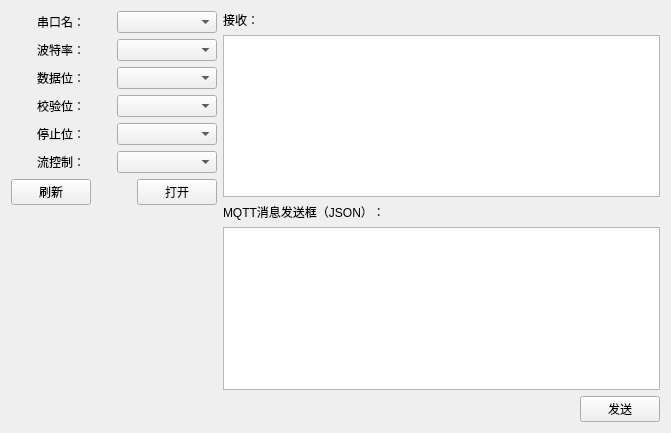
<?xml version="1.0" encoding="UTF-8"?>
<ui version="4.0">
 <class>MainWidget</class>
 <widget class="QWidget" name="MainWidget">
  <property name="geometry">
   <rect>
    <x>0</x>
    <y>0</y>
    <width>671</width>
    <height>433</height>
   </rect>
  </property>
  <property name="windowTitle">
   <string>MainWidget</string>
  </property>
  <layout class="QHBoxLayout" name="horizontalLayout_16" stretch="0,1">
   <item>
    <layout class="QVBoxLayout" name="verticalLayout_2">
     <item>
      <layout class="QHBoxLayout" name="horizontalLayout_9">
       <item>
        <widget class="QLabel" name="labPortName">
         <property name="text">
          <string>串口名：</string>
         </property>
         <property name="alignment">
          <set>Qt::AlignCenter</set>
         </property>
        </widget>
       </item>
       <item>
        <widget class="QComboBox" name="boxPortName"/>
       </item>
      </layout>
     </item>
     <item>
      <layout class="QHBoxLayout" name="horizontalLayout_10">
       <item>
        <widget class="QLabel" name="labBaudRate">
         <property name="text">
          <string>波特率：</string>
         </property>
         <property name="alignment">
          <set>Qt::AlignCenter</set>
         </property>
        </widget>
       </item>
       <item>
        <widget class="QComboBox" name="boxBaudRate"/>
       </item>
      </layout>
     </item>
     <item>
      <layout class="QHBoxLayout" name="horizontalLayout_11">
       <item>
        <widget class="QLabel" name="labDataBits">
         <property name="text">
          <string>数据位：</string>
         </property>
         <property name="alignment">
          <set>Qt::AlignCenter</set>
         </property>
        </widget>
       </item>
       <item>
        <widget class="QComboBox" name="boxDataBits"/>
       </item>
      </layout>
     </item>
     <item>
      <layout class="QHBoxLayout" name="horizontalLayout_12">
       <item>
        <widget class="QLabel" name="labParity">
         <property name="text">
          <string>校验位：</string>
         </property>
         <property name="alignment">
          <set>Qt::AlignCenter</set>
         </property>
        </widget>
       </item>
       <item>
        <widget class="QComboBox" name="boxParity"/>
       </item>
      </layout>
     </item>
     <item>
      <layout class="QHBoxLayout" name="horizontalLayout_13">
       <item>
        <widget class="QLabel" name="labStopBits">
         <property name="text">
          <string>停止位：</string>
         </property>
         <property name="alignment">
          <set>Qt::AlignCenter</set>
         </property>
        </widget>
       </item>
       <item>
        <widget class="QComboBox" name="boxStopBits"/>
       </item>
      </layout>
     </item>
     <item>
      <layout class="QHBoxLayout" name="horizontalLayout_14">
       <item>
        <widget class="QLabel" name="labFlowControl">
         <property name="text">
          <string>流控制：</string>
         </property>
         <property name="alignment">
          <set>Qt::AlignCenter</set>
         </property>
        </widget>
       </item>
       <item>
        <widget class="QComboBox" name="boxFlowControl"/>
       </item>
      </layout>
     </item>
     <item>
      <layout class="QHBoxLayout" name="horizontalLayout_15">
       <item>
        <widget class="QPushButton" name="btnRefresh">
         <property name="text">
          <string>刷新</string>
         </property>
        </widget>
       </item>
       <item>
        <spacer name="horizontalSpacer_3">
         <property name="orientation">
          <enum>Qt::Horizontal</enum>
         </property>
         <property name="sizeHint" stdset="0">
          <size>
           <width>40</width>
           <height>20</height>
          </size>
         </property>
        </spacer>
       </item>
       <item>
        <widget class="QPushButton" name="btnOpen">
         <property name="text">
          <string>打开</string>
         </property>
        </widget>
       </item>
      </layout>
     </item>
     <item>
      <spacer name="verticalSpacer">
       <property name="orientation">
        <enum>Qt::Vertical</enum>
       </property>
       <property name="sizeHint" stdset="0">
        <size>
         <width>20</width>
         <height>40</height>
        </size>
       </property>
      </spacer>
     </item>
    </layout>
   </item>
   <item>
    <layout class="QVBoxLayout" name="verticalLayout">
     <item>
      <widget class="QLabel" name="labRecv">
       <property name="text">
        <string>接收：</string>
       </property>
      </widget>
     </item>
     <item>
      <widget class="QTextEdit" name="textRecv"/>
     </item>
     <item>
      <widget class="QLabel" name="labSend">
       <property name="text">
        <string>MQTT消息发送框（JSON）：</string>
       </property>
      </widget>
     </item>
     <item>
      <widget class="QTextEdit" name="textSend"/>
     </item>
     <item>
      <layout class="QHBoxLayout" name="horizontalLayout">
       <item>
        <spacer name="horizontalSpacer">
         <property name="orientation">
          <enum>Qt::Horizontal</enum>
         </property>
         <property name="sizeHint" stdset="0">
          <size>
           <width>40</width>
           <height>20</height>
          </size>
         </property>
        </spacer>
       </item>
       <item>
        <widget class="QPushButton" name="btnSend">
         <property name="text">
          <string>发送</string>
         </property>
        </widget>
       </item>
      </layout>
     </item>
    </layout>
   </item>
  </layout>
 </widget>
 <layoutdefault spacing="6" margin="11"/>
 <resources/>
 <connections/>
</ui>
